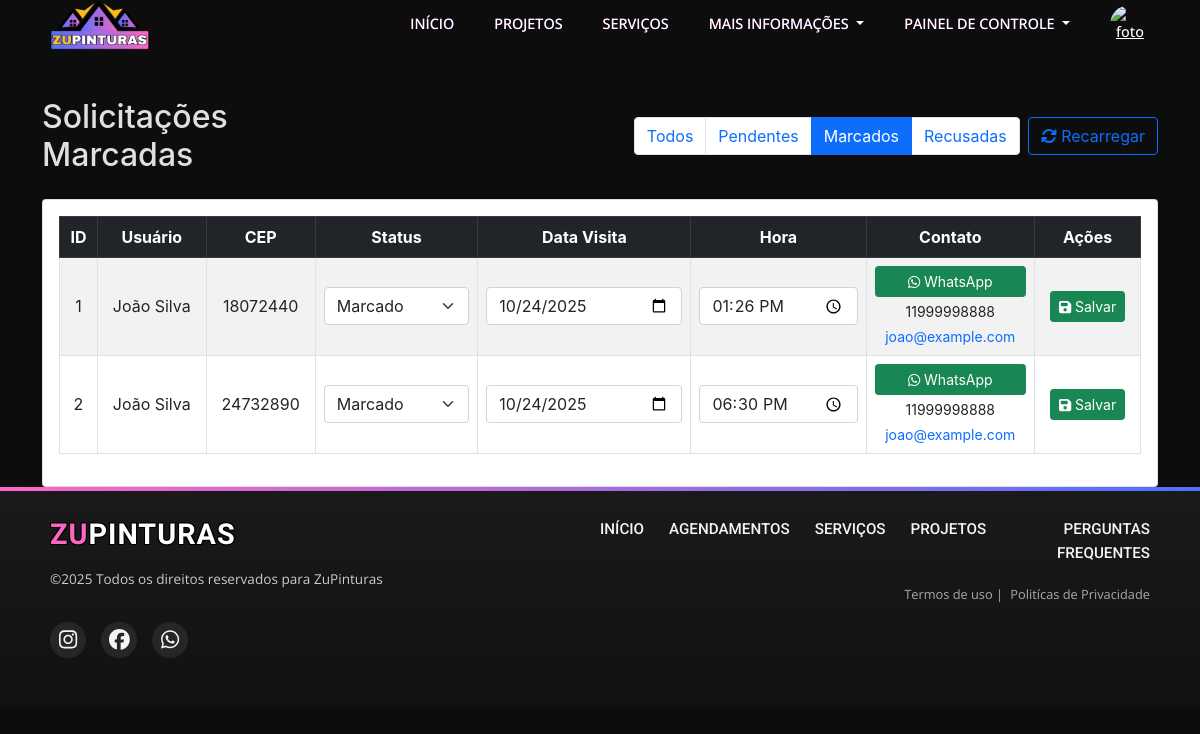
The page /admin/views/solicitacoes_marcadas.php (signed in) on the database its author committed.
### tables this page shows
CREATE TABLE `solicitacoes` (
  `id` int(11) NOT NULL,
  `usuario_id` int(11) NOT NULL,
  `data_solicitacao` datetime DEFAULT current_timestamp(),
  `descricao` text DEFAULT NULL,
  `cep` varchar(9) NOT NULL,
  `endereco` varchar(255) NOT NULL,
  `complemento` varchar(100) DEFAULT NULL,
  `status` enum('pendente','marcado','recusado') DEFAULT 'pendente',
  `observacao_admin` text DEFAULT NULL
);

CREATE TABLE `usuarios` (
  `id` int(11) NOT NULL,
  `nome` varchar(100) NOT NULL,
  `email` varchar(100) NOT NULL,
  `senha` varchar(255) NOT NULL,
  `foto` varchar(255) DEFAULT 'login.png',
  `telefone` varchar(20) DEFAULT NULL,
  `tipo` enum('user','admin') DEFAULT 'user',
  `data_criacao` timestamp NOT NULL DEFAULT current_timestamp()
);

CREATE TABLE `visitas_agendadas` (
  `id` int(11) NOT NULL,
  `solicitacao_id` int(11) NOT NULL,
  `data_visita` date NOT NULL,
  `hora_visita` time NOT NULL,
  `observacoes` text DEFAULT NULL,
  `criado_em` timestamp NOT NULL DEFAULT current_timestamp()
);

### inc/Banco.php (called while the page is built, shortened)
<?php
    class Banco {
        private $host;
        private $password;
        private $user;
        private $name;
        public function __construct
        (
             $host = "localhost",
             $password= '',
             $user="root",
             $name="zupinturas"
        )
        {
            $this->host=$host;
            $this->name=$name;
            $this->password=$password;
            $this->user=$user;
        }
        public function open_db(){
            try{
                $this->pdo= new PDO("mysql:host=".$this->host.";dbname=".$this->name.";charset=utf8",$this->user, $this->password);
                $this->pdo->setAttribute(PDO::ATTR_ERRMODE, PDO::ERRMODE_EXCEPTION);
                return $this->pdo;
            }catch(PDOException $e){
                die("Erro na conexão com o banco de dados: " . $e->getMessage());
            }
        }
      public function select($table, $retorno = "*", $onde = [], $pegarVarios = true, $limit = 0, $return_type = 'fetch_all_assoc')
        {
            $db = $this->open_db();
            $resultado = $this->montarSelectSql($table, $retorno, $onde, $limit);
            $sql = $resultado['sql'];
            $placeholders = $resultado['params'];
            $stmt = $db->prepare($sql);
            if (!empty($placeholders)) {
                foreach ($placeholders as $ph => $valor) {
                    $type = is_int($valor) ? PDO::PARAM_INT : PDO::PARAM_STR;
                    $stmt->bindValue($ph, $valor, $type);
                }
            }
            $stmt->execute();
            if ($stmt->rowCount() > 0) {
                switch ($return_type) {
                    case 'fetch_all_assoc':
                    default:
                        return $stmt->fetchAll(PDO::FETCH_ASSOC);
                }
            }
            return null;
        }
        private function montarSelectSql($tabela, $retorno, $where = [], $limit = 0)
        {
            $campos = is_array($retorno) ? implode(", ", $retorno) : $retorno;
            $sql = "SELECT {$campos} FROM {$tabela}";
            $placeholders = [];
            $condicoes = [];
            if (!empty($where)) {
                foreach ($where as $campo => $valor) {
                    $campo = trim($campo, "'");
                    $ph = ":" . str_replace('.', '_', $campo);
                    $condicoes[] = "{$campo} = {$ph}";
                    $placeholders[$ph] = $valor;
                }
                $sql .= " WHERE " . implode(" AND ", $condicoes);
            }
            return [
                'sql' => $sql,
                'params' => $placeholders
            ];
        }
    }
?>

### admin/views/solicitacoes_marcadas.php (the view, shortened to what this page needs)
<?php
include "../../inc/Banco.php";
try {
    $bd = new Banco();
    $solicitacoes = $bd->select(
        'solicitacoes s
         LEFT JOIN usuarios u ON s.usuario_id = u.id
         LEFT JOIN visitas_agendadas v ON s.id = v.solicitacao_id',
        's.id, s.usuario_id, s.descricao, s.cep, s.endereco, s.complemento, s.status,
         s.observacao_admin, s.data_solicitacao,
         u.nome AS nome_usuario, u.email, u.telefone,
         v.data_visita, v.hora_visita',
        ['s.status' => 'marcado'],
        true,
        0,
        'fetch_all_assoc'
    );
} catch (Exception $e) {
    $_SESSION['message'] = $e->getMessage();
    $_SESSION['type'] = 'danger';
}
?>
<div class="container mt-5">
    <div class="d-flex flex-column flex-md-row justify-content-between align-items-md-center mb-4">
        <h2 class="mb-3 mb-md-0 text-center text-md-start">Solicitações Marcadas</h2>
        <div class="d-flex flex-column flex-sm-row align-items-center gap-2 w-100 w-md-auto justify-content-center justify-content-md-end">
            <nav aria-label="Navegação de solicitações" class="flex-shrink-0">
                <ul class="pagination mb-0 flex-wrap justify-content-center">
                    <?php $current = basename($_SERVER['PHP_SELF']); ?>
                    <li class="page-item <?= $current === 'gerenciar_solicitacoes.php' ? 'active' : '' ?>">
                        <a class="page-link" href="<?= RAIZ_PROJETO; ?>admin/views/gerenciar_solicitacoes.php">Todos</a>
                    </li>
                    <li class="page-item <?= $current === 'solicitacoes_pendentes.php' ? 'active' : '' ?>">
                        <a class="page-link" href="<?= RAIZ_PROJETO; ?>admin/views/solicitacoes_pendentes.php">Pendentes</a>
                    </li>
                    <li class="page-item <?= $current === 'solicitacoes_marcadas.php' ? 'active' : '' ?>">
                        <a class="page-link" href="<?= RAIZ_PROJETO; ?>admin/views/solicitacoes_marcadas.php">Marcados</a>
                    </li>
                    <li class="page-item <?= $current === 'solicitacoes_recusadas.php' ? 'active' : '' ?>">
                        <a class="page-link" href="<?= RAIZ_PROJETO; ?>admin/views/solicitacoes_recusadas.php">Recusadas</a>
                    </li>
                </ul>
            </nav>
            <button class="btn btn-outline-primary mt-2 mt-sm-0" onclick="location.reload()">
                <i class="fa fa-refresh"></i> Recarregar
            </button>
        </div>
    </div>
    <div class="card shadow-sm">
        <div class="card-body">
            <div class="table-responsive">
                <?php if (!empty($solicitacoes)): ?>
                    <table class="table table-bordered table-striped align-middle text-center">
                        <thead class="table-dark">
                            <tr>
                                <th>ID</th>
                                <th>Usuário</th>
                                <th>CEP</th>
                                <th>Status</th>
                                <th>Data Visita</th>
                                <th>Hora</th>
                                <th>Contato</th>
                                <th>Ações</th>
                            </tr>
                        </thead>
                        <tbody>
                            <?php foreach ($solicitacoes as $s): ?>
                                <tr data-id="<?= $s['id'] ?>">
                                    <td><?= $s['id'] ?></td>
                                    <td><?= htmlspecialchars($s['nome_usuario']) ?></td>
                                    <td><?= htmlspecialchars($s['cep']) ?></td>
                                    <td>
                                        <select class="form-select status-select">
                                            <option value="marcado" <?= $s['status'] == 'marcado' ? 'selected' : '' ?>>Marcado</option>
                                        </select>
                                    </td>
                                    <td>
                                        <input type="date" class="form-control data-visita" value="<?= $s['data_visita'] ?? '' ?>">
                                    </td>
                                    <td>
                                        <input type="time" class="form-control hora-visita" value="<?= $s['hora_visita'] ?? '' ?>">
                                    </td>
                                    <td>
                                        <div class="d-flex flex-column align-items-center gap-1">
                                            <a href="https://wa.me/55<?= preg_replace('/\D/', '', $s['telefone']) ?>"
                                               target="_blank" class="btn btn-success btn-sm w-100">
                                                <i class="fa-brands fa-whatsapp"></i> WhatsApp
                                            </a>
                                            <span class="small"><?= htmlspecialchars($s['telefone']) ?></span>
                                            <a href="mailto:<?= htmlspecialchars($s['email']) ?>" class="small text-decoration-none text-primary">
                                                <?= htmlspecialchars($s['email']) ?>
                                            </a>
                                        </div>
                                    </td>
                                    <td>
                                        <button class="btn btn-success btn-sm salvar-btn">
                                            <i class="fa fa-save"></i> Salvar
                                        </button>
                                    </td>
                                </tr>
                            <?php endforeach; ?>
                        </tbody>
                    </table>
                <?php else: ?>
                    <div class="alert alert-warning text-center">Nenhuma solicitação marcada encontrada.</div>
                <?php endif; ?>
            </div>
        </div>
    </div>
</div>

### assets/css/style.css (style rules this page uses)
:root { --azul: #5170ff; --roxo: #976ce7a2; --preto: #000; --branco: #fff; --rosa: #ff66c4; --amarelo: #feba16; }
:root { --bg-dark: hsl(0 0% 0%); --bg: hsl(0 0% 9%); --bg-light: hsl(0 0% 18%); --bg-lighter: hsl(0 0% 26%); --bg-morelighter: hsl(0 0% 33%); --text: hsl(0 0% 95%); --text-muted: hsl(0, 0%, 70%); --text-strong-muted: hsl(309, 70%, 70%); --text-strong-muteder: hsl(309, 34%, 53%); --titulo: font-size: 24px; }
* { padding: 0; margin: 0; box-sizing: border-box; }
body { color: white; font-family: Arial, sans-serif; text-align: center; background-color: var(--bg); }
.card { transition: transform 0.3s ease, box-shadow 0.3s ease; cursor: pointer; }
body { background-color: #0d0d0d; color: #e0e0e0; font-family: "Poppins", "Inter", sans-serif; margin: 0; padding: 0; }

### rows shown on the page
solicitacoes: id "1", usuario.nome "João Silva", cep "18072440", status "Marcado", data_visita "10/24/2025", hora_visita "13:26:00", usuario.telefone "11999998888", usuario.email "joao@example.com"
solicitacoes: id "2", usuario.nome "João Silva", cep "24732890", status "Marcado", data_visita "10/24/2025", hora_visita "18:30:00", usuario.telefone "11999998888", usuario.email "joao@example.com"
